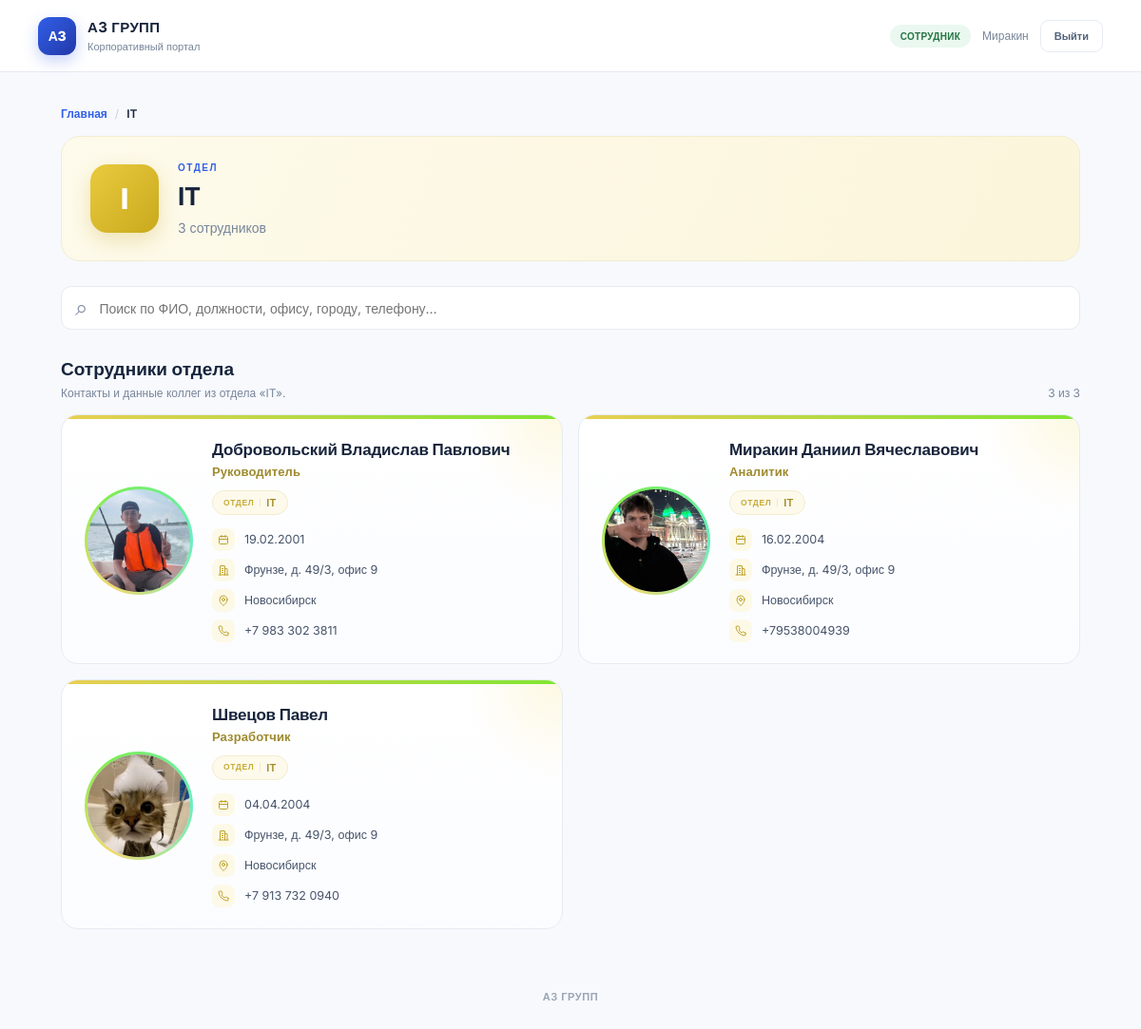
The app's page /department/IT (signed in) with its own data.
### tables this page shows
CREATE TABLE employees (
                id INTEGER PRIMARY KEY AUTOINCREMENT,
                full_name TEXT NOT NULL,
                department TEXT NOT NULL,
                phone TEXT NOT NULL,
                photo TEXT,
                username TEXT UNIQUE,
                password_hash TEXT
            , birth_date TEXT, office TEXT, city TEXT, position TEXT);

### app.py (the view)
@app.route("/department/<path:name>")
@login_required()
def department_view(name):
    with get_db() as db:
        rows = db.execute(
            "SELECT * FROM employees WHERE department = ? ORDER BY full_name COLLATE NOCASE",
            (name,),
        ).fetchall()
    if not rows:
        flash("Отдел не найден или в нём пока нет сотрудников.", "error")
        return redirect(url_for("dashboard"))
    return render_template(
        "department.html",
        department=name,
        employees=rows,
        role=session["role"],
        username=session["username"],
    )

### app.py (called while the page is built)
def get_db():
    conn = sqlite3.connect(DB_PATH)
    conn.row_factory = sqlite3.Row
    return conn

@app.template_filter("ru_date")
def ru_date(value):
    if not value:
        return "—"
    try:
        return datetime.strptime(value, "%Y-%m-%d").strftime("%d.%m.%Y")
    except (ValueError, TypeError):
        return value

@app.template_filter("dept_hue")
def dept_hue(name):
    return (sum(ord(c) for c in (name or "")) * 37) % 360

@app.context_processor
def inject_globals():
    return {"today_mmdd": datetime.now().strftime("%m-%d")}

def login_required(role=None):
    def decorator(view):
        @wraps(view)
        def wrapped(*args, **kwargs):
            if not session.get("user_id"):
                return redirect(url_for("login"))
            if role and session.get("role") != role:
                flash("У вас недостаточно прав для этого действия.", "error")
                return redirect(url_for("dashboard"))
            return view(*args, **kwargs)
        return wrapped
    return decorator

### templates/department.html (shortened to what this page needs)
<!doctype html>
<html lang="ru">
<head>
  <link rel="stylesheet" href="{{ url_for('static', filename='style.css') }}">
</head>
<body>
<header class="topbar">
  <div class="brand">
    <div class="brand-icon">А3</div>
    <div>
      <strong>А3 ГРУПП</strong>
      <span>Корпоративный портал</span>
    </div>
  </div>
  <div class="top-actions">
    <span class="role-pill {{ role }}">{{ 'Администратор' if role == 'admin' else 'Сотрудник' }}</span>
    <span class="user-name">{{ username }}</span>
    <form action="{{ url_for('logout') }}" method="post">
      <button class="logout-button" type="submit">Выйти</button>
    </form>
  </div>
</header>
<main class="container">
  <div class="breadcrumb">
    <a href="{{ url_for('dashboard') }}">Главная</a>
    <span class="breadcrumb-sep">/</span>
    <span class="breadcrumb-current">{{ department }}</span>
  </div>
  <section class="department-hero" style="--h: {{ department|dept_hue }}">
    <div class="department-hero-icon">{{ department[:1]|upper }}</div>
    <div>
      <p class="eyebrow">ОТДЕЛ</p>
      <h1>{{ department }}</h1>
      <p class="welcome-text">
        {{ employees|length }} {{ 'сотрудник' if employees|length % 10 == 1 and employees|length % 100 != 11 else 'сотрудников' }}
      </p>
    </div>
  </section>
  <div class="toolbar" style="margin-top:26px">
    <label class="search-box">
      <span>⌕</span>
      <input id="search-input" type="search" autocomplete="off"
             placeholder="Поиск по ФИО, должности, офису, городу, телефону…">
    </label>
  </div>
  <div class="section-heading">
    <div>
      <h2>Сотрудники отдела</h2>
      <p>Контакты и данные коллег из отдела «{{ department }}».</p>
    </div>
    <span class="result-count" id="result-count">{{ employees|length }} из {{ employees|length }}</span>
  </div>
  <div class="employee-grid">
    {% for emp in employees %}
    <article class="employee-card"
      style="--h: {{ emp.department|dept_hue }}"
      data-name="{{ emp.full_name|lower }}"
      data-position="{{ (emp.position or '')|lower }}"
      data-department="{{ emp.department|lower }}"
      data-phone="{{ (emp.phone or '')|lower }}"
      data-office="{{ (emp.office or '')|lower }}"
      data-city="{{ (emp.city or '')|lower }}"
      data-birth-date="{{ emp.birth_date or '' }}">
      <div class="employee-main">
        {% if emp.photo %}
          <button class="avatar-btn" type="button"
                  data-photo="{{ url_for('static', filename=emp.photo) }}"
                  data-name="{{ emp.full_name }}"
                  aria-label="Открыть фото {{ emp.full_name }}">
            <img class="avatar" src="{{ url_for('static', filename=emp.photo) }}"
                 alt="{{ emp.full_name }}">
          </button>
        {% else %}
          <div class="avatar-btn avatar-btn-static" aria-hidden="true">
            <div class="avatar avatar-placeholder">{{ emp.full_name[:1]|upper }}</div>
          </div>
        {% endif %}
        <div class="employee-info">
          <h3>{{ emp.full_name }}</h3>
          {% if emp.position %}
            <p class="employee-position">{{ emp.position }}</p>
          {% endif %}
          <div class="badges">
            <span class="department"><span class="department-kind-inline">Отдел</span>{{ emp.department }}</span>
          </div>
          <div class="employee-meta">
            <div class="meta-row">
              <span class="meta-icon" title="Дата рождения" aria-label="Дата рождения">
                <svg viewBox="0 0 24 24" fill="none" stroke="currentColor" stroke-width="2"
                     stroke-linecap="round" stroke-linejoin="round">
                  <rect x="3" y="5" width="18" height="16" rx="2"/>
                  <path d="M16 3v4M8 3v4M3 11h18"/>
                </svg>
              </span>
              <span class="meta-text">{{ emp.birth_date|ru_date }}</span>
            </div>
            <div class="meta-row">
              <span class="meta-icon" title="Офис" aria-label="Офис">
                <svg viewBox="0 0 24 24" fill="none" stroke="currentColor" stroke-width="2"
                     stroke-linecap="round" stroke-linejoin="round">
                  <path d="M5 22V4a1 1 0 0 1 1-1h8a1 1 0 0 1 1 1v18"/>
                  <path d="M15 9h4a1 1 0 0 1 1 1v12"/>
                  <path d="M2 22h20"/>
                  <path d="M9 9h2M9 13h2M9 17h2"/>
                </svg>
              </span>
              <span class="meta-text">{{ emp.office or '—' }}</span>
            </div>
            <div class="meta-row">
              <span class="meta-icon" title="Город" aria-label="Город">
                <svg viewBox="0 0 24 24" fill="none" stroke="currentColor" stroke-width="2"
                     stroke-linecap="round" stroke-linejoin="round">
                  <path d="M20 10c0 7-8 13-8 13s-8-6-8-13a8 8 0 0 1 16 0z"/>
                  <circle cx="12" cy="10" r="3"/>
                </svg>
              </span>
              <span class="meta-text">{{ emp.city or '—' }}</span>
            </div>
            <div class="meta-row">
              <span class="meta-icon" title="Телефон" aria-label="Телефон">
              </span>
              <a class="meta-text" href="tel:{{ emp.phone }}">{{ emp.phone }}</a>
            </div>
          </div>
        </div>
      </div>
    </article>
    {% endfor %}
  </div>
</main>
<footer>
  <span>А3 ГРУПП</span>
</footer>
</body>
</html>

### records on screen
employees: username "Миракин", photo (picture), full_name "Миракин Даниил Вячеславович", position "Аналитик", department "IT", birth_date|ru_date "16.02.2004", office "Фрунзе, д. 49/3, офис 9", city "Новосибирск", phone "+79538004939"
employees: photo (picture), full_name "Добровольский Владислав Павлович", position "Руководитель", department "IT", birth_date|ru_date "19.02.2001", office "Фрунзе, д. 49/3, офис 9", city "Новосибирск", phone "+7 983 302 3811"
employees: photo (picture), full_name "Швецов Павел", position "Разработчик", department "IT", birth_date|ru_date "04.04.2004", office "Фрунзе, д. 49/3, офис 9", city "Новосибирск", phone "+7 913 732 0940"

### other values on screen
{{ 'Администратор' if role == 'admin' else 'Сотрудник' }} "СОТРУДНИК"
{{ department }} "IT"
{{ department[:1]|upper }} "I"
{{ employees|length }} "3"
